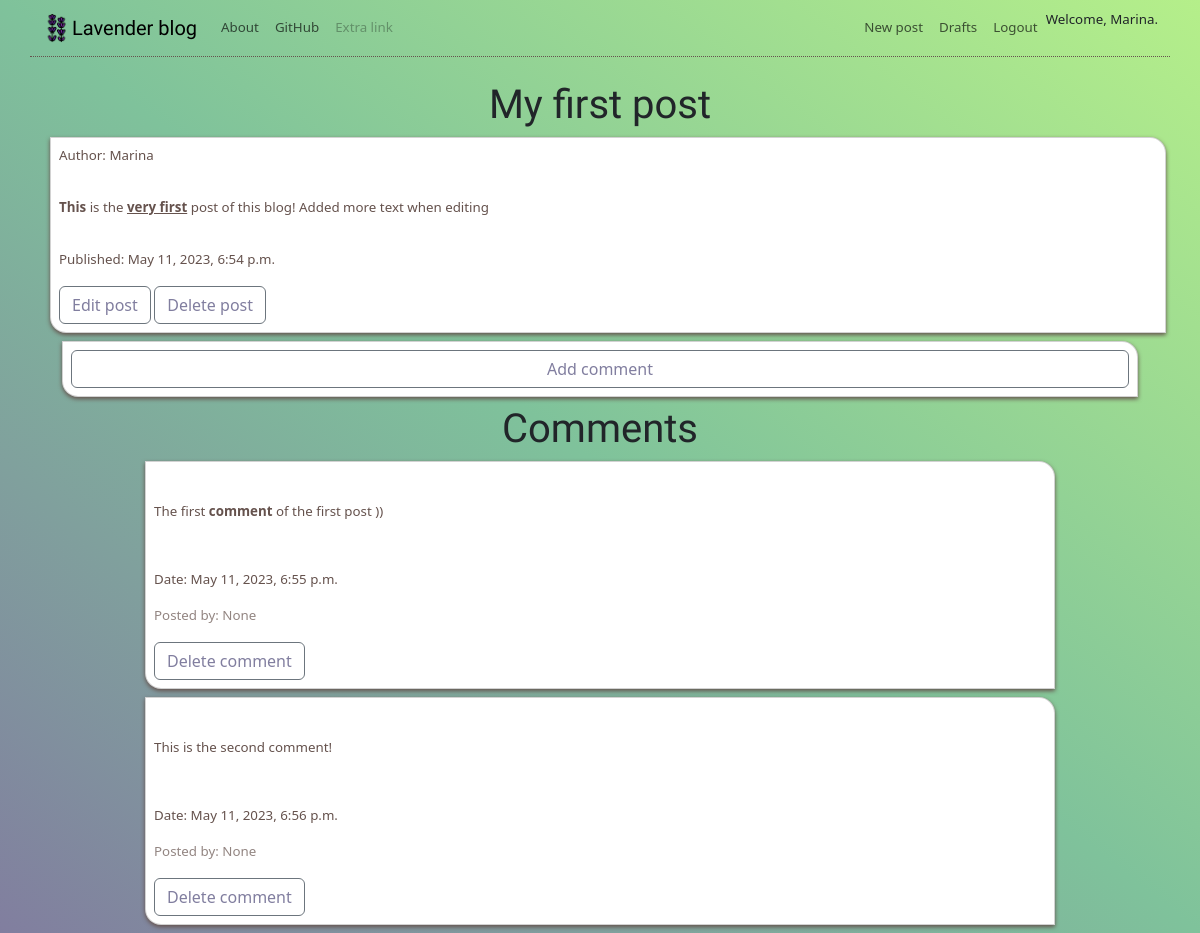
Screenshot of /blogpost/1 (signed in) with the database file from the repository.
### blogapp/models.py (models this page shows, shortened)
class Blogpost(models.Model):
    author=models.ForeignKey('auth.User', null=True, on_delete=models.SET_NULL)
    title=models.CharField(max_length=1000)
    text=models.TextField()
    create_date=models.DateTimeField(default=timezone.now)
    published_date=models.DateTimeField(blank=True, null=True)

class Comment(models.Model):
    blogpost=models.ForeignKey('blogapp.Blogpost', related_name='comments', on_delete=models.CASCADE)
    author=models.ForeignKey('auth.User', null=True, on_delete=models.SET_NULL)
    text=models.TextField()
    create_date=models.DateTimeField(default=timezone.now)
    approved_comment=models.BooleanField(default=False)

### blogapp/views.py (the view)
# urls.py: re_path(r'blogpost/(?P<pk>\d+)$', views.BlogpostDetailView.as_view(), name='blogpost_detail'),
class BlogpostDetailView(DetailView):
    model=Blogpost

### blogapp/templates/blogapp/blogpost_detail.html (shortened to what this page needs)
{%extends 'blogapp/base.html'%}
{%block pagetitle%}
<h1>{{blogpost.title|safe|linebreaksbr}}</h1>
{%endblock%}
{%block content%}
<div class="container card">
    <p>Author: {{blogpost.author}}</p>
    <p class="text-main">{{blogpost.text|safe}}</p>
    <div class="extrainfo">
        {%if blogpost.published_date%}
        <p>Published: {{blogpost.published_date}}</p>
        {%else%}
        <p>Created: {{blogpost.create_date}}</p>
        {%endif%}
        {%if user.is_authenticated%}
        <a href="{%url 'blogpost_edit' pk=blogpost.pk %}" class="btn btn-outline-secondary btn-edit">Edit post</a>
        <a href="{%url 'blogpost_remove' pk=blogpost.pk %}" class="btn btn-outline-secondary btn-delete">Delete post</a>
        {%endif%}
    </div>
</div>
<div class="container">
    <div class="card" style="justify-content: center;">
    <a href="{%url 'add_comment_to_post' pk=blogpost.pk %}" class="btn btn-outline-secondary btn-publish">Add comment</a>
    </div>
</div>
    <div class="row">
        <div class="col-10 m-auto">
            <h1>Comments</h1>
            {%for comment in blogpost.comments.all%}
                {%if user.is_authenticated or comment.approved_comment%}
                <div class="card">
                    <p class="">{{comment.text|safe|linebreaks}}</p>
                    <div class="extrainfo">
                        <p>Date: {{comment.create_date}}</p>
                        <p class="comments">Posted by: {{comment.author}}</p>
                        <a href="{%url 'comment_remove' pk=comment.pk %}" class="btn btn-outline-secondary btn-delete">Delete comment</a>
                    </div>
                </div>
                {%endif%}
            {%empty%}
                <div class="container card">
                    <p>No comments yet</p>
                </div>
           {%endfor%}
        </div>
    </div>
{%endblock%}

### blogapp/templates/blogapp/base.html (shortened to what this page needs)
<!DOCTYPE html>
{%load static%}
<html lang="en">
<head>
    <link href="https://cdn.jsdelivr.net/npm/bootstrap@5.3.0-alpha3/dist/css/bootstrap.min.css" rel="stylesheet">
    <link rel="stylesheet" href="//cdn.jsdelivr.net/npm/medium-editor@latest/dist/css/medium-editor.min.css" type="text/css" media="screen" charset="utf-8">
    <link rel="stylesheet" href="{%static 'css/base.css'%}">
</head>
<body>
    <nav class="navbar navbar-expand-sm justify-content-between" style="background-color: var(--coloraccent)">
        <div class="container">
            <a class="navbar-brand" href="{%url 'blogpost_list'%}"><img src="{% static 'images/lavender.png' %}"width="30" height="30" class="d-inline-block align-top">Lavender blog</a>
            <div class="collapse navbar-collapse  justify-content-between" id="navbarNavAltMarkup">
                <div class="navbar-nav">
                    <a class="nav-link" href="{%url 'about'%}">About</a>
                    <a class="nav-link" href="https://github.com/2felis/">GitHub</a>
                    <a class="nav-link disabled" href="#">Extra link</a>
                </div>
                <div class="navbar-nav">
                    {%if user.is_authenticated %}
                    <a class="nav-link" href="{%url 'blogpost_new'%}">New post</a>
                    <a class="nav-link" href="{%url 'draft_list'%}">Drafts</a>
                    <a class="nav-link" href="{%url 'logout'%}">Logout</a>
                    <a>Welcome, {{user.username}}.</a>
                    {%else%}
                    <a class="nav-link" href="{%url 'login'%}"><span class="glyphicon glyphicon-user"></span>Login</a>
                    {%endif%}
                </div>
            </div>
        </div>
    </nav>
    <div class="container pt-4" style="border-top: 1px dotted #65524D;">
        {%block pagetitle%}
        {%endblock%}
    </div>
    <div class="container">
        {%block content%}
        {%endblock%}
    </div>
</body>
</html>

### blogapp/static/css/base.css (style rules this page uses)
:root { --colorlight: #B5EF8A; --colordark: #65524D; --coloraccent1: #817E9F; --coloraccent2: #7FC29B; --colordanger: #E2856E; --fontmain: 'Oxygen'; }
body { background-size: cover; background-image: linear-gradient(to bottom left, var(--colorlight),var(--coloraccent2), var(--coloraccent1)); font-size: smaller; }
.text-main { font-size: larger; }
.card { margin: 0.5rem; padding: 0.5rem; box-shadow: 0 2px 4px #65524D; border-radius: 0 1rem ; }
.card p { color: var(--colordark); }
.card a { color: var(--coloraccent1); font-weight: 500; }
.extrainfo { display: inline-flex; }
.extrainfo p { padding-right: 1rem; }
@media only screen and (min-width: 768px) { .extrainfo { display: block; } }
.comments { opacity: 70%; }
h1, h3, h4, .navbar-brand { font-family: var(--fontmain); }
h1 { text-align: center; }

### rows the page displays
Blogpost: title "My first post", author "Marina", text "This is the very first post of this blog! Added more text when editing", published_date "May 11, 2023, 6:54 p.m."
Comment: text "The first comment of the first post ))", create_date "May 11, 2023, 6:55 p.m.", author "None"
Comment: text "This is the second comment!", create_date "May 11, 2023, 6:56 p.m.", author "None"

### other values shown
{{ user.username }} "Marina"
